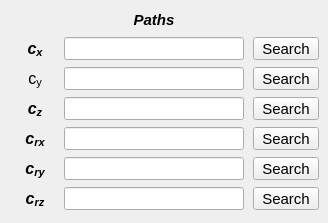
       <widget class="QWidget" name="tab_damper_table">
        <attribute name="title">
         <string>Damper</string>
        </attribute>
        <widget class="QWidget" name="gridLayoutWidget_4">
         <property name="geometry">
          <rect>
           <x>10</x>
           <y>6</y>
           <width>309</width>
           <height>208</height>
          </rect>
         </property>
         <layout class="QGridLayout" name="gridLayout_5">
          <property name="leftMargin">
           <number>5</number>
          </property>
          <property name="topMargin">
           <number>3</number>
          </property>
          <property name="bottomMargin">
           <number>4</number>
          </property>
          <property name="horizontalSpacing">
           <number>9</number>
          </property>
          <property name="verticalSpacing">
           <number>7</number>
          </property>
          <item row="4" column="2">
           <widget class="QToolButton" name="toolButton_load_Crx_table">
            <property name="enabled">
             <bool>true</bool>
            </property>
            <property name="sizePolicy">
             <sizepolicy hsizetype="Expanding" vsizetype="Fixed">
              <horstretch>0</horstretch>
              <verstretch>0</verstretch>
             </sizepolicy>
            </property>
            <property name="maximumSize">
             <size>
              <width>16777215</width>
              <height>23</height>
             </size>
            </property>
            <property name="font">
             <font>
              <pointsize>11</pointsize>
             </font>
            </property>
            <property name="text">
             <string>Search</string>
            </property>
            <property name="autoRaise">
             <bool>false</bool>
            </property>
            <property name="arrowType">
             <enum>Qt::NoArrow</enum>
            </property>
           </widget>
          </item>
          <item row="1" column="0">
           <widget class="QLabel" name="label_71">
            <property name="enabled">
             <bool>true</bool>
            </property>
            <property name="minimumSize">
             <size>
              <width>40</width>
              <height>0</height>
             </size>
            </property>
            <property name="maximumSize">
             <size>
              <width>40</width>
              <height>23</height>
             </size>
            </property>
            <property name="font">
             <font>
              <pointsize>11</pointsize>
              <weight>75</weight>
              <italic>true</italic>
              <bold>true</bold>
             </font>
            </property>
            <property name="text">
             <string>&lt;html&gt;&lt;head/&gt;&lt;body&gt;&lt;p align=&quot;center&quot;&gt;&lt;span style=&quot; font-size:12pt;&quot;&gt;c&lt;/span&gt;&lt;span style=&quot; font-size:12pt; vertical-align:sub;&quot;&gt;x&lt;/span&gt;&lt;/p&gt;&lt;/body&gt;&lt;/html&gt;</string>
            </property>
            <property name="alignment">
             <set>Qt::AlignCenter</set>
            </property>
           </widget>
          </item>
          <item row="1" column="1">
           <widget class="QLineEdit" name="lineEdit_path_table_Cx">
            <property name="enabled">
             <bool>true</bool>
            </property>
            <property name="maximumSize">
             <size>
              <width>16777215</width>
              <height>23</height>
             </size>
            </property>
            <property name="font">
             <font>
              <pointsize>8</pointsize>
              <weight>50</weight>
              <bold>false</bold>
             </font>
            </property>
            <property name="alignment">
             <set>Qt::AlignCenter</set>
            </property>
           </widget>
          </item>
          <item row="2" column="1">
           <widget class="QLineEdit" name="lineEdit_path_table_Cy">
            <property name="enabled">
             <bool>true</bool>
            </property>
            <property name="maximumSize">
             <size>
              <width>16777215</width>
              <height>23</height>
             </size>
            </property>
            <property name="font">
             <font>
              <pointsize>8</pointsize>
              <weight>50</weight>
              <bold>false</bold>
             </font>
            </property>
            <property name="alignment">
             <set>Qt::AlignCenter</set>
            </property>
           </widget>
          </item>
          <item row="3" column="1">
           <widget class="QLineEdit" name="lineEdit_path_table_Cz">
            <property name="enabled">
             <bool>true</bool>
            </property>
            <property name="maximumSize">
             <size>
              <width>16777215</width>
              <height>23</height>
             </size>
            </property>
            <property name="font">
             <font>
              <pointsize>8</pointsize>
              <weight>50</weight>
              <bold>false</bold>
             </font>
            </property>
            <property name="alignment">
             <set>Qt::AlignCenter</set>
            </property>
           </widget>
          </item>
          <item row="4" column="1">
           <widget class="QLineEdit" name="lineEdit_path_table_Crx">
            <property name="enabled">
             <bool>true</bool>
            </property>
            <property name="maximumSize">
             <size>
              <width>16777215</width>
              <height>23</height>
             </size>
            </property>
            <property name="font">
             <font>
              <pointsize>8</pointsize>
              <weight>50</weight>
              <bold>false</bold>
             </font>
            </property>
            <property name="alignment">
             <set>Qt::AlignCenter</set>
            </property>
           </widget>
          </item>
          <item row="3" column="2">
           <widget class="QToolButton" name="toolButton_load_Cz_table">
            <property name="enabled">
             <bool>true</bool>
            </property>
            <property name="sizePolicy">
             <sizepolicy hsizetype="Expanding" vsizetype="Fixed">
              <horstretch>0</horstretch>
              <verstretch>0</verstretch>
             </sizepolicy>
            </property>
            <property name="maximumSize">
             <size>
              <width>16777215</width>
              <height>23</height>
             </size>
            </property>
            <property name="font">
             <font>
              <pointsize>11</pointsize>
             </font>
            </property>
            <property name="text">
             <string>Search</string>
            </property>
            <property name="autoRaise">
             <bool>false</bool>
            </property>
            <property name="arrowType">
             <enum>Qt::NoArrow</enum>
            </property>
           </widget>
          </item>
          <item row="2" column="2">
           <widget class="QToolButton" name="toolButton_load_Cy_table">
            <property name="enabled">
             <bool>true</bool>
            </property>
            <property name="sizePolicy">
             <sizepolicy hsizetype="Expanding" vsizetype="Fixed">
              <horstretch>0</horstretch>
              <verstretch>0</verstretch>
             </sizepolicy>
            </property>
            <property name="maximumSize">
             <size>
              <width>16777215</width>
              <height>23</height>
             </size>
            </property>
            <property name="font">
             <font>
              <pointsize>11</pointsize>
             </font>
            </property>
            <property name="text">
             <string>Search</string>
            </property>
            <property name="autoRaise">
             <bool>false</bool>
            </property>
            <property name="arrowType">
             <enum>Qt::NoArrow</enum>
            </property>
           </widget>
          </item>
          <item row="6" column="2">
           <widget class="QToolButton" name="toolButton_load_Crz_table">
            <property name="enabled">
             <bool>true</bool>
            </property>
            <property name="sizePolicy">
             <sizepolicy hsizetype="Expanding" vsizetype="Fixed">
              <horstretch>0</horstretch>
              <verstretch>0</verstretch>
             </sizepolicy>
            </property>
            <property name="maximumSize">
             <size>
              <width>16777215</width>
              <height>23</height>
             </size>
            </property>
            <property name="font">
             <font>
              <pointsize>11</pointsize>
             </font>
            </property>
            <property name="text">
             <string>Search</string>
            </property>
            <property name="autoRaise">
             <bool>false</bool>
            </property>
            <property name="arrowType">
             <enum>Qt::NoArrow</enum>
            </property>
           </widget>
          </item>
          <item row="5" column="2">
           <widget class="QToolButton" name="toolButton_load_Cry_table">
            <property name="enabled">
             <bool>true</bool>
            </property>
            <property name="sizePolicy">
             <sizepolicy hsizetype="Expanding" vsizetype="Fixed">
              <horstretch>0</horstretch>
              <verstretch>0</verstretch>
             </sizepolicy>
            </property>
            <property name="maximumSize">
             <size>
              <width>16777215</width>
              <height>23</height>
             </size>
            </property>
            <property name="font">
             <font>
              <pointsize>11</pointsize>
             </font>
            </property>
            <property name="text">
             <string>Search</string>
            </property>
            <property name="autoRaise">
             <bool>false</bool>
            </property>
            <property name="arrowType">
             <enum>Qt::NoArrow</enum>
            </property>
           </widget>
          </item>
          <item row="2" column="0">
           <widget class="QLabel" name="label_76">
            <property name="enabled">
             <bool>true</bool>
            </property>
            <property name="minimumSize">
             <size>
              <width>40</width>
              <height>0</height>
             </size>
            </property>
            <property name="maximumSize">
             <size>
              <width>40</width>
              <height>23</height>
             </size>
            </property>
            <property name="font">
             <font>
              <pointsize>11</pointsize>
             </font>
            </property>
            <property name="text">
             <string>&lt;html&gt;&lt;head/&gt;&lt;body&gt;&lt;p align=&quot;center&quot;&gt;&lt;span style=&quot; font-size:12pt;&quot;&gt;c&lt;/span&gt;&lt;span style=&quot; font-size:12pt; vertical-align:sub;&quot;&gt;y&lt;/span&gt;&lt;/p&gt;&lt;/body&gt;&lt;/html&gt;</string>
            </property>
            <property name="alignment">
             <set>Qt::AlignCenter</set>
            </property>
           </widget>
          </item>
          <item row="1" column="2">
           <widget class="QToolButton" name="toolButton_load_Cx_table">
            <property name="enabled">
             <bool>true</bool>
            </property>
            <property name="sizePolicy">
             <sizepolicy hsizetype="Expanding" vsizetype="Fixed">
              <horstretch>0</horstretch>
              <verstretch>0</verstretch>
             </sizepolicy>
            </property>
            <property name="maximumSize">
             <size>
              <width>16777215</width>
              <height>23</height>
             </size>
            </property>
            <property name="font">
             <font>
              <pointsize>11</pointsize>
             </font>
            </property>
            <property name="text">
             <string>Search</string>
            </property>
            <property name="autoRaise">
             <bool>false</bool>
            </property>
            <property name="arrowType">
             <enum>Qt::NoArrow</enum>
            </property>
           </widget>
          </item>
          <item row="5" column="1">
           <widget class="QLineEdit" name="lineEdit_path_table_Cry">
            <property name="enabled">
             <bool>true</bool>
            </property>
            <property name="maximumSize">
             <size>
              <width>16777215</width>
              <height>23</height>
             </size>
            </property>
            <property name="font">
             <font>
              <pointsize>8</pointsize>
              <weight>50</weight>
              <bold>false</bold>
             </font>
            </property>
            <property name="alignment">
             <set>Qt::AlignCenter</set>
            </property>
           </widget>
          </item>
          <item row="6" column="1">
           <widget class="QLineEdit" name="lineEdit_path_table_Crz">
            <property name="enabled">
             <bool>true</bool>
            </property>
            <property name="maximumSize">
             <size>
              <width>16777215</width>
              <height>23</height>
             </size>
            </property>
            <property name="font">
             <font>
              <pointsize>8</pointsize>
              <weight>50</weight>
              <bold>false</bold>
             </font>
            </property>
            <property name="alignment">
             <set>Qt::AlignCenter</set>
            </property>
           </widget>
          </item>
          <item row="4" column="0">
           <widget class="QLabel" name="label_73">
            <property name="enabled">
             <bool>true</bool>
            </property>
            <property name="minimumSize">
             <size>
              <width>40</width>
              <height>0</height>
             </size>
            </property>
            <property name="maximumSize">
             <size>
              <width>40</width>
              <height>23</height>
             </size>
            </property>
            <property name="font">
             <font>
              <pointsize>11</pointsize>
              <weight>75</weight>
              <italic>true</italic>
              <bold>true</bold>
             </font>
            </property>
            <property name="text">
             <string>&lt;html&gt;&lt;head/&gt;&lt;body&gt;&lt;p align=&quot;center&quot;&gt;&lt;span style=&quot; font-size:12pt;&quot;&gt;c&lt;/span&gt;&lt;span style=&quot; font-size:12pt; vertical-align:sub;&quot;&gt;rx&lt;/span&gt;&lt;/p&gt;&lt;/body&gt;&lt;/html&gt;</string>
            </property>
            <property name="alignment">
             <set>Qt::AlignCenter</set>
            </property>
           </widget>
          </item>
          <item row="3" column="0">
           <widget class="QLabel" name="label_72">
            <property name="enabled">
             <bool>true</bool>
            </property>
            <property name="minimumSize">
             <size>
              <width>40</width>
              <height>0</height>
             </size>
            </property>
            <property name="maximumSize">
             <size>
              <width>40</width>
              <height>23</height>
             </size>
            </property>
            <property name="font">
             <font>
              <pointsize>11</pointsize>
              <weight>75</weight>
              <italic>true</italic>
              <bold>true</bold>
             </font>
            </property>
            <property name="text">
             <string>&lt;html&gt;&lt;head/&gt;&lt;body&gt;&lt;p align=&quot;center&quot;&gt;&lt;span style=&quot; font-size:12pt;&quot;&gt;c&lt;/span&gt;&lt;span style=&quot; font-size:12pt; vertical-align:sub;&quot;&gt;z&lt;/span&gt;&lt;/p&gt;&lt;/body&gt;&lt;/html&gt;</string>
            </property>
            <property name="alignment">
             <set>Qt::AlignCenter</set>
            </property>
           </widget>
          </item>
          <item row="5" column="0">
           <widget class="QLabel" name="label_74">
            <property name="enabled">
             <bool>true</bool>
            </property>
            <property name="minimumSize">
             <size>
              <width>40</width>
              <height>0</height>
             </size>
            </property>
            <property name="maximumSize">
             <size>
              <width>40</width>
              <height>23</height>
             </size>
            </property>
            <property name="font">
             <font>
              <pointsize>11</pointsize>
              <weight>75</weight>
              <italic>true</italic>
              <bold>true</bold>
             </font>
            </property>
            <property name="text">
             <string>&lt;html&gt;&lt;head/&gt;&lt;body&gt;&lt;p align=&quot;center&quot;&gt;&lt;span style=&quot; font-size:12pt;&quot;&gt;c&lt;/span&gt;&lt;span style=&quot; font-size:12pt; vertical-align:sub;&quot;&gt;ry&lt;/span&gt;&lt;/p&gt;&lt;/body&gt;&lt;/html&gt;</string>
            </property>
            <property name="alignment">
             <set>Qt::AlignCenter</set>
            </property>
           </widget>
          </item>
          <item row="6" column="0">
           <widget class="QLabel" name="label_75">
            <property name="enabled">
             <bool>true</bool>
            </property>
            <property name="minimumSize">
             <size>
              <width>40</width>
              <height>0</height>
             </size>
            </property>
            <property name="maximumSize">
             <size>
              <width>40</width>
              <height>23</height>
             </size>
            </property>
            <property name="font">
             <font>
              <pointsize>11</pointsize>
              <weight>75</weight>
              <italic>true</italic>
              <bold>true</bold>
             </font>
            </property>
            <property name="text">
             <string>&lt;html&gt;&lt;head/&gt;&lt;body&gt;&lt;p align=&quot;center&quot;&gt;&lt;span style=&quot; font-size:12pt;&quot;&gt;c&lt;/span&gt;&lt;span style=&quot; font-size:12pt; vertical-align:sub;&quot;&gt;rz&lt;/span&gt;&lt;/p&gt;&lt;/body&gt;&lt;/html&gt;</string>
            </property>
            <property name="alignment">
             <set>Qt::AlignCenter</set>
            </property>
           </widget>
          </item>
          <item row="0" column="1">
           <widget class="QLabel" name="label_103">
            <property name="minimumSize">
             <size>
              <width>180</width>
              <height>21</height>
             </size>
            </property>
            <property name="maximumSize">
             <size>
              <width>200</width>
              <height>21</height>
             </size>
            </property>
            <property name="font">
             <font>
              <family>Arial</family>
              <pointsize>11</pointsize>
              <weight>75</weight>
              <italic>true</italic>
              <bold>true</bold>
             </font>
            </property>
            <property name="frameShape">
             <enum>QFrame::NoFrame</enum>
            </property>
            <property name="frameShadow">
             <enum>QFrame::Plain</enum>
            </property>
            <property name="text">
             <string>Paths</string>
            </property>
            <property name="alignment">
             <set>Qt::AlignCenter</set>
            </property>
           </widget>
          </item>
         </layout>
        </widget>
       </widget>
